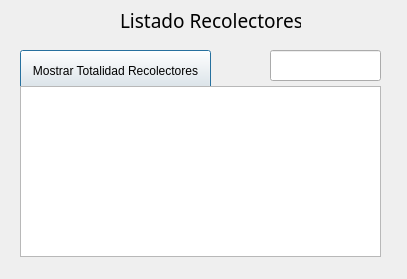
<?xml version="1.0" encoding="UTF-8"?>
<ui version="4.0">
 <class>ventanarecolectores</class>
 <widget class="QDialog" name="ventanarecolectores">
  <property name="geometry">
   <rect>
    <x>0</x>
    <y>0</y>
    <width>407</width>
    <height>279</height>
   </rect>
  </property>
  <property name="windowTitle">
   <string>Dialog</string>
  </property>
  <widget class="QLabel" name="label">
   <property name="geometry">
    <rect>
     <x>120</x>
     <y>10</y>
     <width>181</width>
     <height>21</height>
    </rect>
   </property>
   <property name="font">
    <font>
     <family>Bahnschrift Light Condensed</family>
     <pointsize>14</pointsize>
    </font>
   </property>
   <property name="text">
    <string>Listado Recolectores</string>
   </property>
  </widget>
  <widget class="QPushButton" name="desplegarListaRecolectores">
   <property name="geometry">
    <rect>
     <x>20</x>
     <y>50</y>
     <width>191</width>
     <height>41</height>
    </rect>
   </property>
   <property name="text">
    <string>Mostrar Totalidad Recolectores</string>
   </property>
   <property name="default">
    <bool>true</bool>
   </property>
   <property name="flat">
    <bool>false</bool>
   </property>
  </widget>
  <widget class="QTextEdit" name="mostradorDatosRecolectores">
   <property name="geometry">
    <rect>
     <x>20</x>
     <y>86</y>
     <width>361</width>
     <height>171</height>
    </rect>
   </property>
  </widget>
  <widget class="QPushButton" name="buscarRecolector">
   <property name="geometry">
    <rect>
     <x>240</x>
     <y>50</y>
     <width>31</width>
     <height>31</height>
    </rect>
   </property>
   <property name="text">
    <string/>
   </property>
   <property name="icon">
    <iconset resource="Resources.qrc">
     <normaloff>:/new/prefix1/lupa.png</normaloff>:/new/prefix1/lupa.png</iconset>
   </property>
   <property name="flat">
    <bool>true</bool>
   </property>
  </widget>
  <widget class="QLineEdit" name="lineRecolectorABuscar">
   <property name="geometry">
    <rect>
     <x>270</x>
     <y>50</y>
     <width>111</width>
     <height>31</height>
    </rect>
   </property>
   <property name="font">
    <font>
     <family>Bahnschrift Light Condensed</family>
     <pointsize>9</pointsize>
    </font>
   </property>
  </widget>
  <widget class="QLabel" name="label_2">
   <property name="geometry">
    <rect>
     <x>-6</x>
     <y>-5</y>
     <width>481</width>
     <height>291</height>
    </rect>
   </property>
   <property name="text">
    <string/>
   </property>
   <property name="pixmap">
    <pixmap resource="Resources.qrc">:/new/prefix1/Fondo1.jpg</pixmap>
   </property>
  </widget>
  <zorder>label_2</zorder>
  <zorder>label</zorder>
  <zorder>desplegarListaRecolectores</zorder>
  <zorder>mostradorDatosRecolectores</zorder>
  <zorder>buscarRecolector</zorder>
  <zorder>lineRecolectorABuscar</zorder>
 </widget>
 <resources>
  <include location="Resources.qrc"/>
 </resources>
 <connections/>
</ui>
